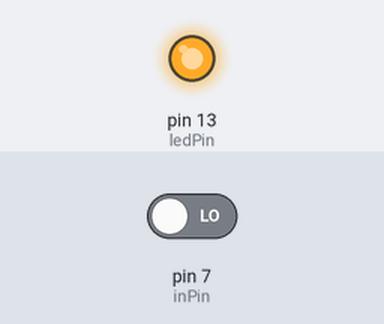
This sketch was run on a simulated Arduino Uno, built with avr-gcc and run on an emulated ATmega328P. On the bench: output pins drawn as LEDs (lit = HIGH). The inputs (shaded band) are chosen by the test bench; at power-on: pin 7 (inPin) LOW.

Above: at 1.2 s.
1.3 s: pin 7 (inPin) driven HIGH
At 1.8 s:
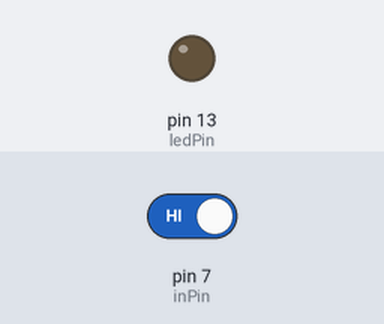
2.8 s: pin 7 (inPin) driven LOW
At 4.1 s:
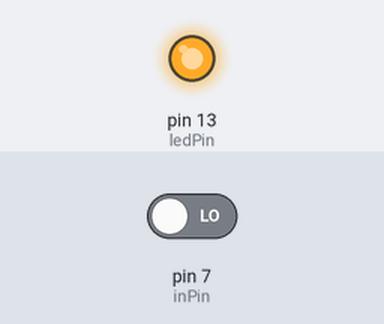
Timing chart, 0 to 5.8 s (numbered marks = the images above; inputs shaded):
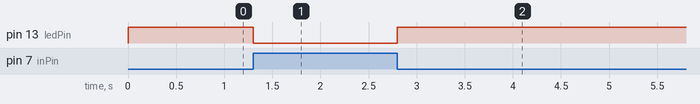

The sketch:

Task_3.ino
```cpp
//
//  Task 3.ino
//
//
//  Created by Victor Pino on 25/04/18.
//

int ledPin = 13; // choose the pin for the LED
int inPin = 7;   // choose the input pin (for a pushbutton)
int data = 0;     // variable for reading the pin status

void setup() {
    pinMode(ledPin, OUTPUT);  // declare LED as output
    pinMode(inPin, INPUT);    // declare pushbutton as input
}

void loop(){
    data = digitalRead(inPin);  // read input value
    if (data == HIGH) {         // check if the input is HIGH (button released)
        digitalWrite(ledPin, LOW);  // turn LED OFF

    } else {
        digitalWrite(ledPin, HIGH);  // turn LED ON
    }
    Serial.println(data);
}
```

Measured:
- after the input at 1.3 s, pin 13 (ledPin): HIGH → LOW at once
- after the input at 2.8 s, pin 13 (ledPin): LOW → HIGH at once
